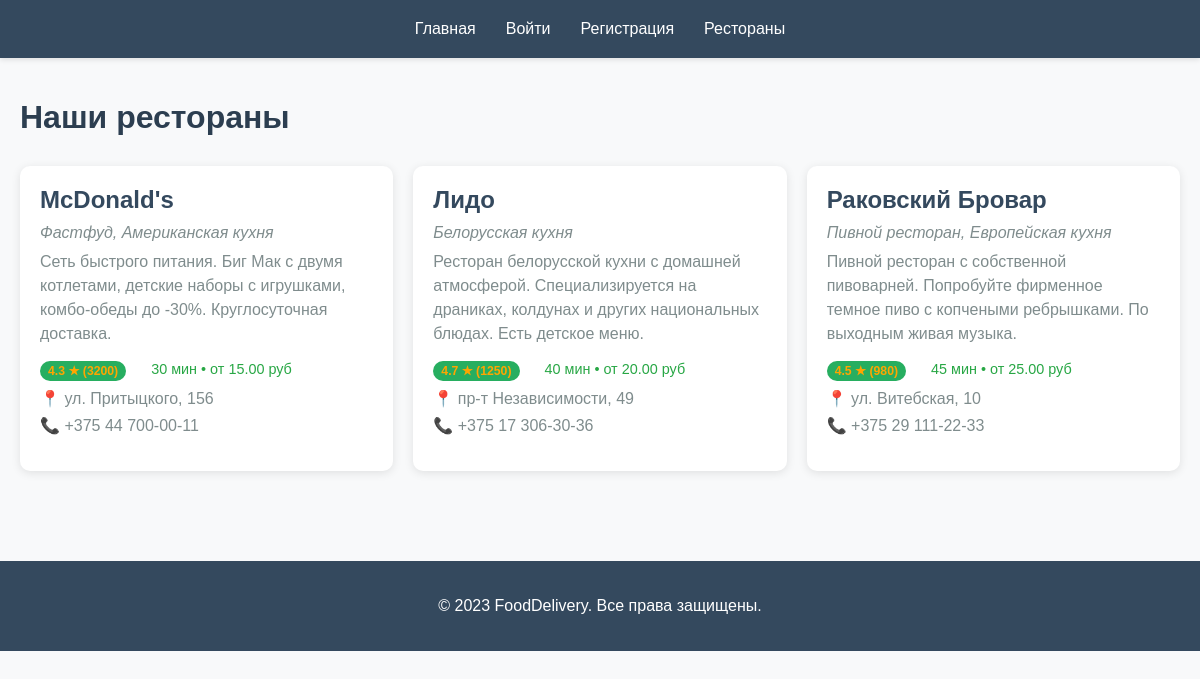
The page /restaurants/ on the database its author committed.
### restaurants/models.py (models this page shows, shortened)
class Restaurant(models.Model):
    name = models.CharField(
        max_length=100,
        verbose_name="Название ресторана"
    )
    description = models.TextField(
        verbose_name="Описание ресторана"
    )
    address = models.CharField(
        max_length=200,
        verbose_name="Адрес ресторана"
    )
    phone = models.CharField(
        max_length=20,
        verbose_name="Телефон ресторана"
    )
    delivery_radius = models.PositiveIntegerField(
        default=5,
        verbose_name="Радиус доставки (км)"
    )
    is_active = models.BooleanField(
        default=True,
        verbose_name="Активен"
    )
    cuisine_type = models.CharField(
        max_length=100,
        blank=True,
        verbose_name="Тип кухни"
    )
    rating = models.FloatField(
        null=True,
        blank=True,
        verbose_name="Рейтинг"
    )
    reviews_count = models.PositiveIntegerField(
        default=0,
        verbose_name="Количество отзывов"
    )
    delivery_time = models.PositiveIntegerField(
        null=True,
        blank=True,
        verbose_name="Время доставки (мин)"
        )
    min_order = models.DecimalField(
        max_digits=6,
        decimal_places=2,
        default=15,
        verbose_name="Минимальный заказ"
        )
    class Meta:
        verbose_name = "Ресторан"
        verbose_name_plural = "Рестораны"
        ordering = ['name']

### restaurants/views.py (the view)
# urls.py: path('restaurants/', views.restaurant_list, name='restaurant_list'),
def restaurant_list(request):
    restaurants = Restaurant.objects.all()
    return render(request, 'restaurants/restaurant_list.html', {'restaurants': restaurants})

### restaurants/templates/restaurants/restaurant_list.html (shortened to what this page needs)
{% load static %}
<!DOCTYPE html>
<html lang="ru">
<head>
    <link rel="stylesheet" href="{% static 'restaurants/css/styles.css' %}">
</head>
<body>
    <header>
        <nav>
            <ul>
                <li><a href="{% url 'home' %}">Главная</a></li>
                {% if user.is_authenticated %}
                    <li><a href="{% url 'profile' %}">Профиль</a></li>
                    <li><a href="{% url 'logout' %}">Выйти</a></li>
                {% else %}
                    <li><a href="{% url 'login' %}">Войти</a></li>
                    <li><a href="{% url 'register' %}">Регистрация</a></li>
                {% endif %}
                <li><a href="{% url 'restaurant_list' %}">Рестораны</a></li>
            </ul>
        </nav>
    </header>
    <div class="container">
        <h1>Наши рестораны</h1>
        <div class="restaurant-list">
            {% for restaurant in restaurants %}
                <div class="restaurant-card">
                    <a href="{% url 'dish_list' restaurant.id %}">
                        <h2>{{ restaurant.name }}</h2>
                    </a>
                    {% if restaurant.cuisine_type %}
                        <p class="cuisine-type">{{ restaurant.cuisine_type }}</p>
                    {% endif %}
                    <p class="description">{{ restaurant.description }}</p>
                    <div class="restaurant-meta">
                        <span class="rating">{{ restaurant.rating|default:"4.5" }} ★ ({{ restaurant.reviews_count|default:"100+" }})</span>
                        <span class="delivery-info">
                            {% if restaurant.delivery_time %}
                                {{ restaurant.delivery_time }} мин •
                            {% else %}
                                30-45 мин •
                            {% endif %}
                            от {{ restaurant.min_order|default:"15" }} руб
                        </span>
                    </div>
                    <p>📍 {{ restaurant.address }}</p>
                    <p>📞 {{ restaurant.phone }}</p>
                </div>
            {% endfor %}
        </div>
    </div>
    <footer>
        <p>&copy; 2023 FoodDelivery. Все права защищены.</p>
    </footer>
</body>
</html>

### restaurants/static/restaurants/css/styles.css (style rules this page uses)
body { font-family: 'Arial', sans-serif; margin: 0; padding: 0; background-color: #f8f9fa; color: #2c3e50; }
.container { max-width: 1200px; margin: 0 auto; padding: 20px; }
header { background-color: #34495e; color: #fff; padding: 20px 0; box-shadow: 0 2px 5px rgba(0,0,0,0.1); }
nav ul { list-style: none; padding: 0; margin: 0; display: flex; justify-content: center; gap: 30px; }
nav a { color: #fff; text-decoration: none; font-weight: 500; transition: color 0.3s; }
.restaurant-list { display: grid; grid-template-columns: repeat(auto-fit, minmax(300px, 1fr)); gap: 20px; margin-top: 30px; }
.restaurant-card { background: #fff; border-radius: 10px; padding: 20px; box-shadow: 0 2px 10px rgba(0,0,0,0.1); transition: transform 0.3s; }
.restaurant-card h2 { color: #34495e; margin: 0 0 10px; }
.restaurant-card p { color: #7f8c8d; margin: 5px 0; }
footer { background-color: #34495e; color: #fff; text-align: center; padding: 20px; margin-top: 50px; }
.restaurant-card { background: #fff; border-radius: 10px; padding: 20px; box-shadow: 0 2px 10px rgba(0,0,0,0.1); transition: transform 0.3s; margin-bottom: 20px; }
.restaurant-card h2 { color: #34495e; margin-top: 0; margin-bottom: 10px; }
.restaurant-card a { text-decoration: none; color: inherit; }
.restaurant-card p { color: #7f8c8d; margin: 8px 0; }
.restaurant-meta { display: flex; gap: 15px; margin-top: 15px; font-size: 0.9em; }
.rating { background: #27ae60; color: white; padding: 3px 8px; border-radius: 20px; font-size: 0.85em; display: inline-block; }
.delivery-info { color: #3498db; font-weight: 500; }
.cuisine-type { color: #666; font-style: italic; margin-bottom: 8px; }
.description { margin: 10px 0; line-height: 1.5; }
.rating { color: #FFA500; font-weight: bold; }
.delivery-info { color: #28a745; margin-left: 10px; }

### rows shown on the page
Restaurant: name "McDonald's", cuisine_type "Фастфуд, Американская кухня", description "Сеть быстрого питания. Биг Мак с двумя котлетами, детские наборы с игрушками, комбо-обеды до -30%. Круглосуточная доставка.", rating "4.3", reviews_count "3200", delivery_time "30", min_order "15.00", address "ул. Притыцкого, 156", phone "+375 44 700-00-11"
Restaurant: name "Лидо", cuisine_type "Белорусская кухня", description "Ресторан белорусской кухни с домашней атмосферой. Специализируется на драниках, колдунах и других национальных блюдах. Есть детское меню.", rating "4.7", reviews_count "1250", delivery_time "40", min_order "20.00", address "пр-т Независимости, 49", phone "+375 17 306-30-36"
Restaurant: name "Раковский Бровар", cuisine_type "Пивной ресторан, Европейская кухня", description "Пивной ресторан с собственной пивоварней. Попробуйте фирменное темное пиво с копчеными ребрышками. По выходным живая музыка.", rating "4.5", reviews_count "980", delivery_time "45", min_order "25.00", address "ул. Витебская, 10", phone "+375 29 111-22-33"
